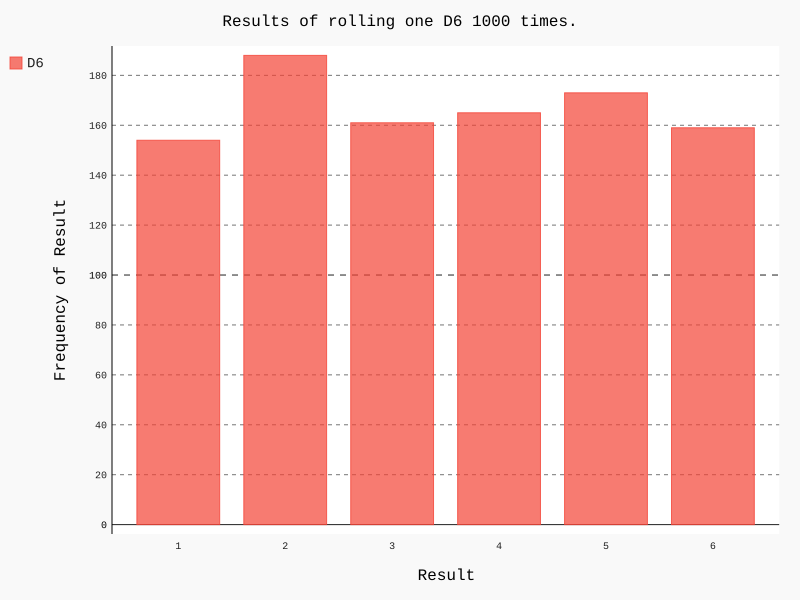

The script that drew this image:
from die import Die
import pygal

#创建一个六面的骰子
die = Die()

#投掷几次骰子，并将结果存储在一个列表中
results = []
for roll_num in range(1000):
    result = die.roll()
    results.append(result)


#分析结果
frequencies = []
for value in range(1,die.num_sides+1):              #num_sides=6
    frequency = results.count(value)
    frequencies.append(frequency)

#对结果进行可视化
hist = pygal.Bar()

hist.title = 'Results of rolling one D6 1000 times.'
hist.x_labels = ['1','2','3','4','5','6']
hist.x_title = 'Result'
hist.y_title = 'Frequency of Result'

hist.add('D6',frequencies)
hist.render_to_file('die_visual.svg')
